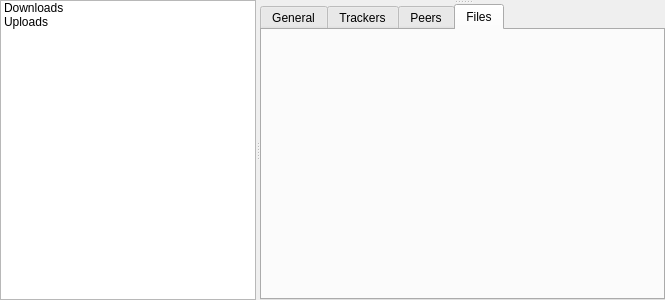
<?xml version="1.0" encoding="UTF-8"?>
<ui version="4.0">
 <class>WidgetTransfers</class>
 <widget class="QWidget" name="WidgetTransfers">
  <property name="geometry">
   <rect>
    <x>0</x>
    <y>0</y>
    <width>665</width>
    <height>300</height>
   </rect>
  </property>
  <property name="windowTitle">
   <string>Transfers</string>
  </property>
  <property name="windowIcon">
   <iconset resource="../Resource.qrc">
    <normaloff>:/Resource/Generic/Transfers.png</normaloff>:/Resource/Generic/Transfers.png</iconset>
  </property>
  <layout class="QHBoxLayout" name="horizontalLayout_2">
   <property name="spacing">
    <number>0</number>
   </property>
   <property name="margin">
    <number>0</number>
   </property>
   <item>
    <widget class="QSplitter" name="splitterTransfers">
     <property name="orientation">
      <enum>Qt::Horizontal</enum>
     </property>
     <widget class="QListWidget" name="listWidgetTransfers">
      <property name="sizePolicy">
       <sizepolicy hsizetype="Preferred" vsizetype="Expanding">
        <horstretch>0</horstretch>
        <verstretch>0</verstretch>
       </sizepolicy>
      </property>
      <item>
       <property name="text">
        <string>Downloads</string>
       </property>
       <property name="icon">
        <iconset resource="../Resource.qrc">
         <normaloff>:/Resource/Generic/Download.png</normaloff>:/Resource/Generic/Download.png</iconset>
       </property>
      </item>
      <item>
       <property name="text">
        <string>Uploads</string>
       </property>
       <property name="icon">
        <iconset resource="../Resource.qrc">
         <normaloff>:/Resource/Generic/Upload.png</normaloff>:/Resource/Generic/Upload.png</iconset>
       </property>
      </item>
     </widget>
     <widget class="QStackedWidget" name="stackedWidgetTransfers">
      <property name="sizePolicy">
       <sizepolicy hsizetype="Expanding" vsizetype="Preferred">
        <horstretch>1</horstretch>
        <verstretch>0</verstretch>
       </sizepolicy>
      </property>
      <property name="currentIndex">
       <number>1</number>
      </property>
      <widget class="QWidget" name="pageDownloads">
       <layout class="QHBoxLayout" name="horizontalLayout">
        <property name="spacing">
         <number>0</number>
        </property>
        <property name="margin">
         <number>0</number>
        </property>
        <item>
         <widget class="QSplitter" name="splitterDownloads">
          <property name="orientation">
           <enum>Qt::Vertical</enum>
          </property>
          <widget class="QFrame" name="frameDownloads">
           <property name="frameShape">
            <enum>QFrame::NoFrame</enum>
           </property>
           <property name="frameShadow">
            <enum>QFrame::Raised</enum>
           </property>
           <layout class="QVBoxLayout" name="verticalLayout_4">
            <property name="spacing">
             <number>0</number>
            </property>
            <property name="margin">
             <number>0</number>
            </property>
            <item>
             <layout class="QVBoxLayout" name="verticalLayoutDownloads"/>
            </item>
           </layout>
          </widget>
          <widget class="QTabWidget" name="tabWidgetDownloadDetails">
           <property name="currentIndex">
            <number>3</number>
           </property>
           <widget class="QWidget" name="tabGeneral">
            <attribute name="title">
             <string>General</string>
            </attribute>
           </widget>
           <widget class="QWidget" name="tabTrackers">
            <attribute name="title">
             <string>Trackers</string>
            </attribute>
           </widget>
           <widget class="QWidget" name="tabPeers">
            <attribute name="title">
             <string>Peers</string>
            </attribute>
           </widget>
           <widget class="QWidget" name="tabFiles">
            <attribute name="title">
             <string>Files</string>
            </attribute>
           </widget>
          </widget>
         </widget>
        </item>
       </layout>
      </widget>
      <widget class="QWidget" name="pageUploads">
       <layout class="QHBoxLayout" name="horizontalLayout_3">
        <property name="spacing">
         <number>0</number>
        </property>
        <property name="margin">
         <number>0</number>
        </property>
        <item>
         <widget class="QSplitter" name="splitterUploads">
          <property name="orientation">
           <enum>Qt::Vertical</enum>
          </property>
          <widget class="QFrame" name="frameUploads">
           <property name="frameShape">
            <enum>QFrame::NoFrame</enum>
           </property>
           <property name="frameShadow">
            <enum>QFrame::Raised</enum>
           </property>
           <layout class="QVBoxLayout" name="verticalLayout_5">
            <property name="spacing">
             <number>0</number>
            </property>
            <property name="margin">
             <number>0</number>
            </property>
            <item>
             <layout class="QVBoxLayout" name="verticalLayoutUploads"/>
            </item>
           </layout>
          </widget>
          <widget class="QTabWidget" name="tabWidgetUploadDetails">
           <property name="currentIndex">
            <number>3</number>
           </property>
           <widget class="QWidget" name="tabGeneral">
            <attribute name="title">
             <string>General</string>
            </attribute>
           </widget>
           <widget class="QWidget" name="tabTrackers">
            <attribute name="title">
             <string>Trackers</string>
            </attribute>
           </widget>
           <widget class="QWidget" name="tabPeers">
            <attribute name="title">
             <string>Peers</string>
            </attribute>
           </widget>
           <widget class="QWidget" name="tabFiles">
            <attribute name="title">
             <string>Files</string>
            </attribute>
           </widget>
          </widget>
         </widget>
        </item>
       </layout>
      </widget>
     </widget>
    </widget>
   </item>
  </layout>
 </widget>
 <resources>
  <include location="../Resource.qrc"/>
 </resources>
 <connections>
  <connection>
   <sender>listWidgetTransfers</sender>
   <signal>currentRowChanged(int)</signal>
   <receiver>stackedWidgetTransfers</receiver>
   <slot>setCurrentIndex(int)</slot>
   <hints>
    <hint type="sourcelabel">
     <x>127</x>
     <y>149</y>
    </hint>
    <hint type="destinationlabel">
     <x>462</x>
     <y>149</y>
    </hint>
   </hints>
  </connection>
 </connections>
</ui>
